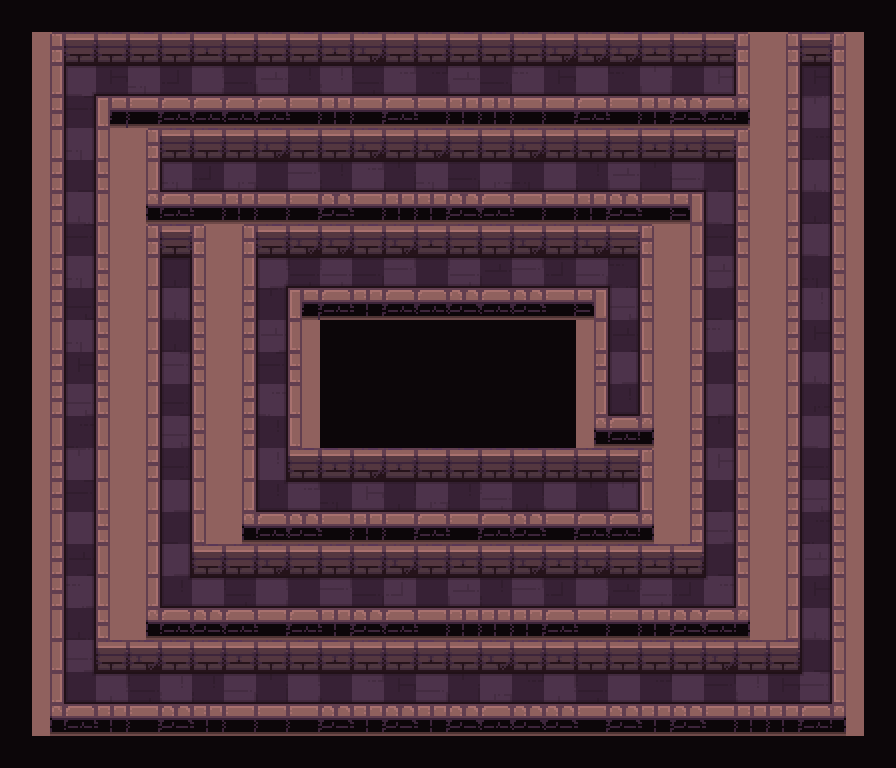

This is a level from a 2D game, rendered from its Tiled map with the project's own tilesets. A one-line summary and the map file follow, with tile-layer data summarised:
An orthogonal 28x24 tile map with 32x32 px tiles, 4 tile layers (path, types, ground, floor_shadow), 1 hidden layer not drawn and 7 objects (3x switch, 3x hero, frame).

<map version="1.2" tiledversion="2019.03.13" orientation="orthogonal" renderorder="right-down" width="28" height="24" tilewidth="32" tileheight="32" infinite="0" nextlayerid="97" nextobjectid="13">
 <tileset firstgid="1" name="tileset" tilewidth="32" tileheight="32" spacing="2" margin="1" tilecount="200" columns="10">
  <image source="tileset.png" trans="000000" width="340" height="680" />
  <terraintypes>
   <terrain name="floor" tile="79" />
   <terrain name="wall" tile="69" />
   <terrain name="hole" tile="78" />
  </terraintypes>
 </tileset>
 <layer id="92" name="checkers" width="28" height="24" visible="0">
  <data>[672 cells, 336 non-empty, 1 distinct tile ids]</data>
 </layer>
 <layer id="93" name="path" width="28" height="24">
  <data>[672 cells, 174 non-empty, 1 distinct tile ids]</data>
 </layer>
 <objectgroup id="14" name="camera">
  <object id="12" name="frame" type="frame" x="50" y="34" width="794" height="685" />
 </objectgroup>
 <objectgroup id="2" name="objects">
  <object id="10" name="switch" type="switch" x="175" y="274">
   <properties>
    <property name="autoDisable" type="bool" value="false" />
   </properties>
   <point />
  </object>
  <object id="2" name="switch" type="switch" x="622" y="403">
   <properties>
    <property name="autoDisable" type="bool" value="false" />
   </properties>
   <point />
  </object>
  <object id="11" name="switch" type="switch" x="719" y="83">
   <properties>
    <property name="autoDisable" type="bool" value="false" />
   </properties>
   <point />
  </object>
  <object id="1" name="hero" type="hero" x="622.67" y="499">
   <properties>
    <property name="initialDirection" value="w" />
   </properties>
   <point />
  </object>
  <object id="8" name="hero" type="hero" x="177" y="178">
   <properties>
    <property name="initialDirection" value="e" />
   </properties>
   <point />
  </object>
  <object id="9" name="hero" type="hero" x="816" y="82">
   <properties>
    <property name="initialDirection" value="w" />
   </properties>
   <point />
  </object>
 </objectgroup>
 <layer id="94" name="types" width="28" height="24">
  <data>[672 cells, 672 non-empty, 3 distinct tile ids]</data>
 </layer>
 <layer id="95" name="ground" width="28" height="24">
  <data>[672 cells, 540 non-empty, 53 distinct tile ids]</data>
 </layer>
 <layer id="96" name="floor_shadow" width="28" height="24">
  <data>[672 cells, 174 non-empty, 10 distinct tile ids]</data>
 </layer>
</map>
